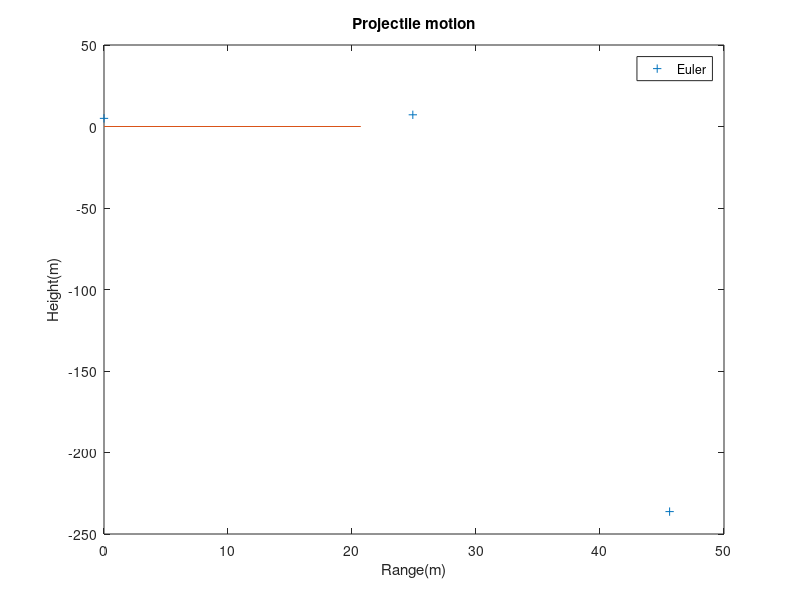

Recreate this plot in MATLAB.
clear;
close all;
clc

%====================================
%Initial conditions
%====================================
y1=input('Type initial height(m): ');
r1=[0, y1];
speed=input('Enter initial speed (m/s): ');
theta=input('Enter angle (degrees): ');
v1=[speed*cos(theta*pi/180), speed*sin(theta*pi/180)];
r=r1; v=v1;
%========================================
%Physical parameters
%========================================
Cd=0.35;
area=4.3e-3;
grav=9.81;
mass=0.134;
airFlag=input('Air resistance? (Yes:1, No:0) ');
if(airFlag==0)
    rho=0; 
else
    rho=1.2;
end
air_const=-0.5*Cd*rho*area/mass;
%=========================================
tau=input('Enter timestep, tau(sec): ');
maxstep=1000;
for i=1:maxstep
    xplot(i)=r(1);
    yplot(i)=r(2);
    t=(i-1)*tau;
    xNoAir(i)=r1(1)+v(1)*t;
    yNoAir(i)=r1(2)+v(2)*t-0.5*grav*t^2;
    accel=air_const*norm(v)*v;
    accel(2)=accel(2)-grav;
    r=r+tau*v;
    v=v+tau*accel;
    if (r(2)<0)
        xplot(i+1)=r(1);
        yplot(i+1)=r(2);
        break;
    end
end
%========================================
fprintf('Maximum range is %g(m)', r(1));
fprintf('Time of flight is %g(s) \n',i*tau);
%=============PLOT=======================
clf;
figure(gcf);
xground=[0 max(xNoAir)];
yground=[0 0];
plot(xplot,yplot,'+', xground, yground,'-');
legend('Euler');
xlabel('Range(m)');
ylabel('Height(m)');
title('Projectile motion');